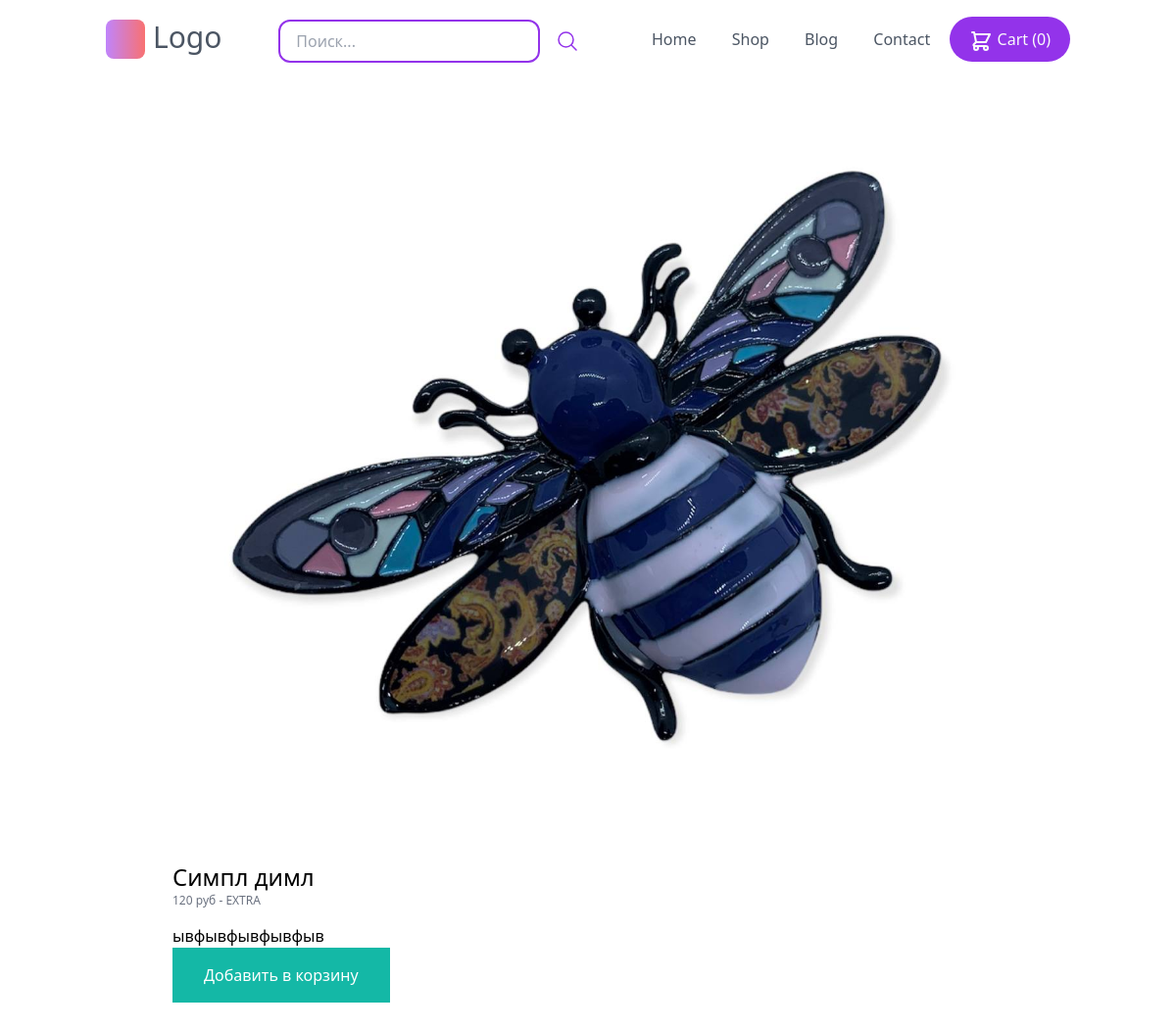
Screenshot of /toys/simpl-diml/ with the database file from the repository.
### store/models.py (models this page shows, shortened)
class Product(models.Model):
    DRAFT = 'Черновик'
    WAITING_APPROVAL = 'Ожидает подтверждения'
    ACTIVE = 'Активный'
    DELETED = 'Удалён'
    STATUS_CHOICES = (
        (DRAFT, 'Черновик'),
        (WAITING_APPROVAL, 'Ожидает подтверждения'),
        (ACTIVE, 'Активный'),
        (DELETED, 'Удалён'),
    )
    user = models.ForeignKey(
        User, related_name='products', on_delete=models.CASCADE, verbose_name='Пользователь')
    category = models.ForeignKey(
        Category, related_name='products', on_delete=models.CASCADE, verbose_name='Категория')
    title = models.CharField(max_length=50, verbose_name='Название')
    slug = models.SlugField(max_length=50, verbose_name='Слаг')
    description = models.TextField(blank=True, verbose_name='Описание')
    price = models.IntegerField()
    created_at = models.DateTimeField(auto_now_add=True)
    updated_at = models.DateTimeField(auto_now=True)
    image = models.ImageField(upload_to='uploads/product_images', blank=True, null=True)
    thumbnail = models.ImageField(upload_to='uploads/product_images/thumbnail', blank=True, null=True)
    status = models.CharField(
        max_length=50, verbose_name='Статус', choices=STATUS_CHOICES, default=ACTIVE)
    class Meta:
        verbose_name = 'Товар'
        verbose_name_plural = 'Товары'
        ordering = ('-created_at',)
    def get_display_price(self):
        return self.price

### store/views.py (the view)
# urls.py: path('<slug:category_slug>/<slug:slug>/', views.product_detail,
def product_detail(request, category_slug, slug):
    product = get_object_or_404(Product, slug=slug, status=Product.ACTIVE)
    return render(request, 'store/product_detail.html', {
        'product': product
    })

### store/cart.py (called while the page is built)
    def __len__(self):
        return sum(item['quantity'] for item in self.cart.values())

### store/context_processors.py (called while the page is built)
def cart(request):
    return {'cart': Cart(request)}

### store/templates/store/product_detail.html (shortened to what this page needs)
{% extends 'core/base.html' %}
{% block content %}
{% if product.image %}
<div class="image mb-4">
    <img src="{{ product.image.url }}" alt="Image of {{ product.title }}">
</div>
{% endif %}
    <h1 class='text-2xl'>{{ product.title }}</h1>
    <p class='text-xs text-gray-500'>{{ product.get_display_price }} руб
        -
        <a href="{% url 'vendor_detail' product.user.id %}">
        {% firstof product.user.get_full_name product.user.username %}</a>
    </p>
    {% if product.description %}
        <p class='mt-4'>
        {{ product.description }}
        </p>
    {% endif %}
    <a href="{%  url 'add_to_cart' product.id %}" class="inline-block px-8 py-4 bg-teal-500 text-white"> Добавить в корзину </a>
 {% endblock %}

### rows the page displays
Product: image (picture), title "Симпл димл", get_display_price "120", user.username "EXTRA", description "ывфывфывфывфыв"

### other values shown
{{ cart|length }} "0"
